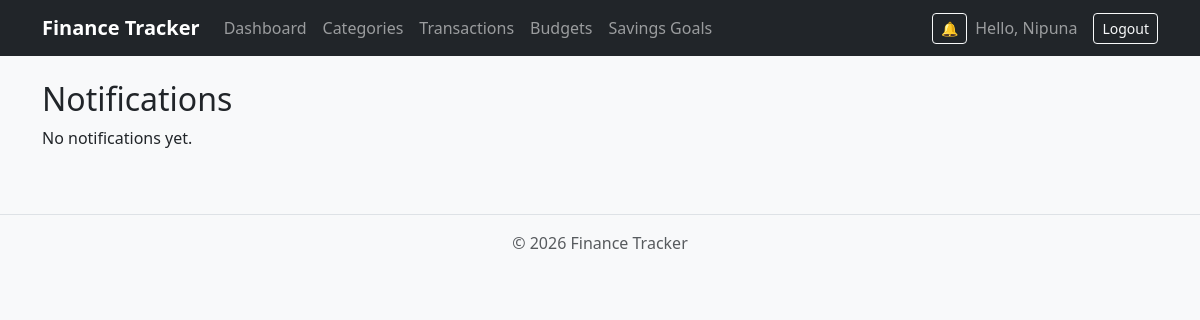
The page /notifications/ (signed in) on the database as committed earlier.
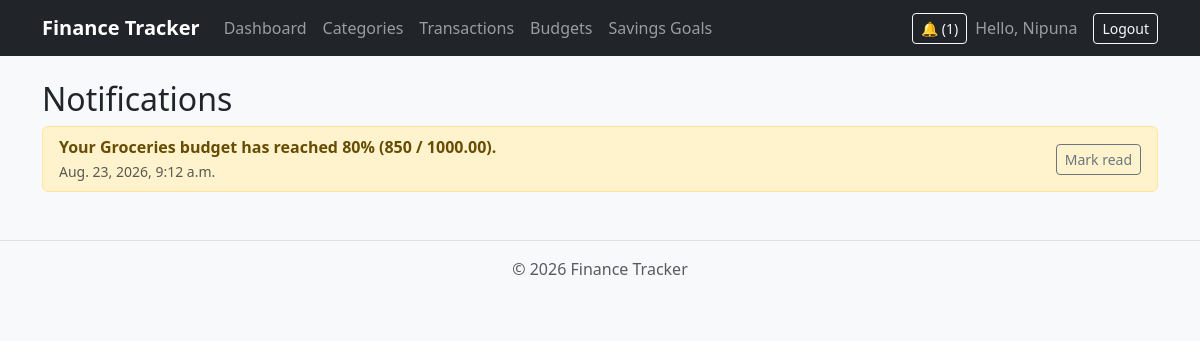
The same page on the database as committed later.
### tracker/models.py (models this page shows, shortened)
class Notification(models.Model):
    user = models.ForeignKey(User, on_delete=models.CASCADE)
    budget = models.ForeignKey(Budget, on_delete=models.CASCADE, null=True, blank=True)
    message = models.CharField(max_length=255)
    created_at = models.DateTimeField(auto_now_add=True)
    is_read = models.BooleanField(default=False)
    class Meta:
        ordering = ['-created_at']

### tracker/views.py (the view)
# urls.py: path('notifications/', views.notification_list, name='notification_list'),
@login_required
def notification_list(request):
    notifications = Notification.objects.filter(user=request.user)
    return render(request, 'tracker/notification_list.html', {'notifications': notifications})

### tracker/context_processors.py (called while the page is built)
def unread_notifications(request):
    if request.user.is_authenticated:
        return {'unread_count': Notification.objects.filter(user=request.user, is_read=False).count()}
    return {}

### tracker/templates/tracker/notification_list.html (shortened to what this page needs)
{% extends "tracker/base.html" %}
{% block content %}
<h2>Notifications</h2>
<div class="list-group">
    {% for n in notifications %}
        <div class="list-group-item {% if not n.is_read %}list-group-item-warning{% endif %} d-flex justify-content-between align-items-center">
            <div>
                <strong>{{ n.message }}</strong><br>
                <small class="text-muted">{{ n.created_at }}</small>
            </div>
            {% if not n.is_read %}
                <a href="{% url 'notification_mark_read' n.pk %}" class="btn btn-sm btn-outline-secondary">Mark read</a>
            {% endif %}
        </div>
    {% empty %}
        <p>No notifications yet.</p>
    {% endfor %}
</div>
{% endblock %}

### tracker/templates/tracker/base.html (shortened to what this page needs)
{% load static %}
<!DOCTYPE html>
<html lang="en">
<head>
    <link href="https://cdn.jsdelivr.net/npm/bootstrap@5.3.8/dist/css/bootstrap.min.css" rel="stylesheet">
    <link rel="stylesheet" href="{% static 'tracker/css/custom.css' %}">
</head>
<body>
    <nav class="navbar navbar-expand-lg navbar-dark bg-dark">
        <div class="container">
            <a class="navbar-brand" href="{% url 'dashboard' %}">Finance Tracker</a>
            <div class="collapse navbar-collapse" id="navbarNav">
                {% if user.is_authenticated %}
                <ul class="navbar-nav me-auto">
                    <li class="nav-item"><a class="nav-link" href="{% url 'dashboard' %}">Dashboard</a></li>
                    <li class="nav-item"><a class="nav-link" href="{% url 'category_list' %}">Categories</a></li>
                    <li class="nav-item"><a class="nav-link" href="{% url 'transaction_list' %}">Transactions</a></li>
                    <li class="nav-item"><a class="nav-link" href="{% url 'budget_list' %}">Budgets</a></li>
                    <li class="nav-item"><a class="nav-link" href="{% url 'savingsgoal_list' %}">Savings Goals</a></li>
                </ul>
                <a href="{% url 'notification_list' %}" class="btn btn-outline-light btn-sm me-2">
                    🔔 {% if unread_count %}({{ unread_count }}){% endif %}
                </a>
                <span class="navbar-text me-3">Hello, {{ user.username }}</span>
                <form method="post" action="{% url 'logout' %}" class="d-flex">
                    <button type="submit" class="btn btn-outline-light btn-sm">Logout</button>
                </form>
                {% else %}
                <a href="{% url 'login' %}" class="btn btn-outline-light ms-auto">Login</a>
                <a href="{% url 'register' %}" class="btn btn-light">Register</a>
                {% endif %}
            </div>
        </div>
    </nav>
    <main class="container my-4">
        {% block content %}
        {% endblock %}
    </main>
    <footer class="text-center text-muted py-3 mt-5 border-top">
        <p>&copy; 2026 Finance Tracker</p>
    </footer>
</body>
</html>

Rows that differ between the two databases and show on the page:
added Notification: message "Your Groceries budget has reached 80% (850 / 1000.00).", created_at "Aug. 23, 2026, 9:12 a.m.", is_read "Mark read"
Other text that changed with them:
{{ unread_count }}: (not shown) → "1"
text no longer shown: "No notifications yet."
